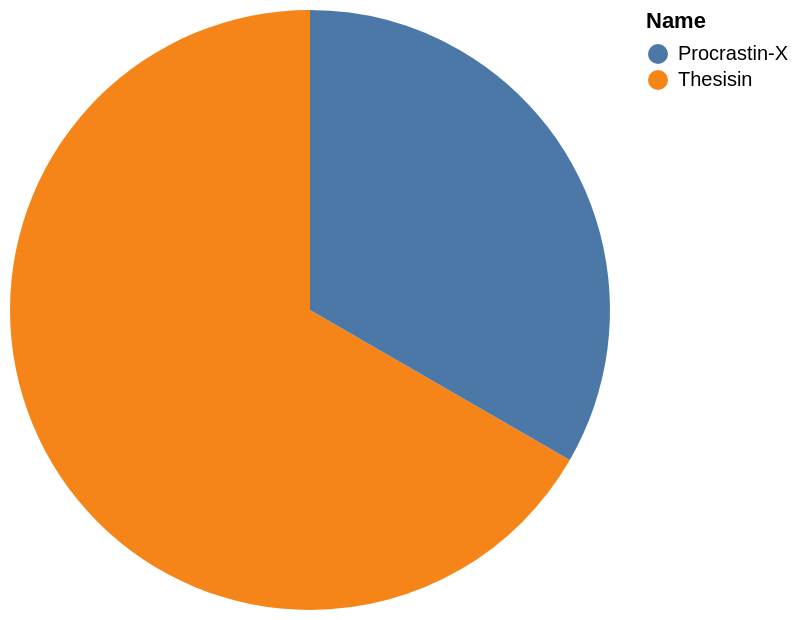

Express this chart as Vega-Lite.
### Vega-Lite specification from a JSON file in a GitHub repository (floating-point values rounded to 4 significant figures)
{"data": {"values": [{"x_data": "Thesisin", "y_data": 2}, {"x_data": "Procrastin-X", "y_data": 1}]}, "mark": "arc", "encoding": {"theta": {"field": "y_data", "type": "quantitative", "title": "count(*)"}, "color": {"field": "x_data", "type": "nominal", "title": "Name"}}}
